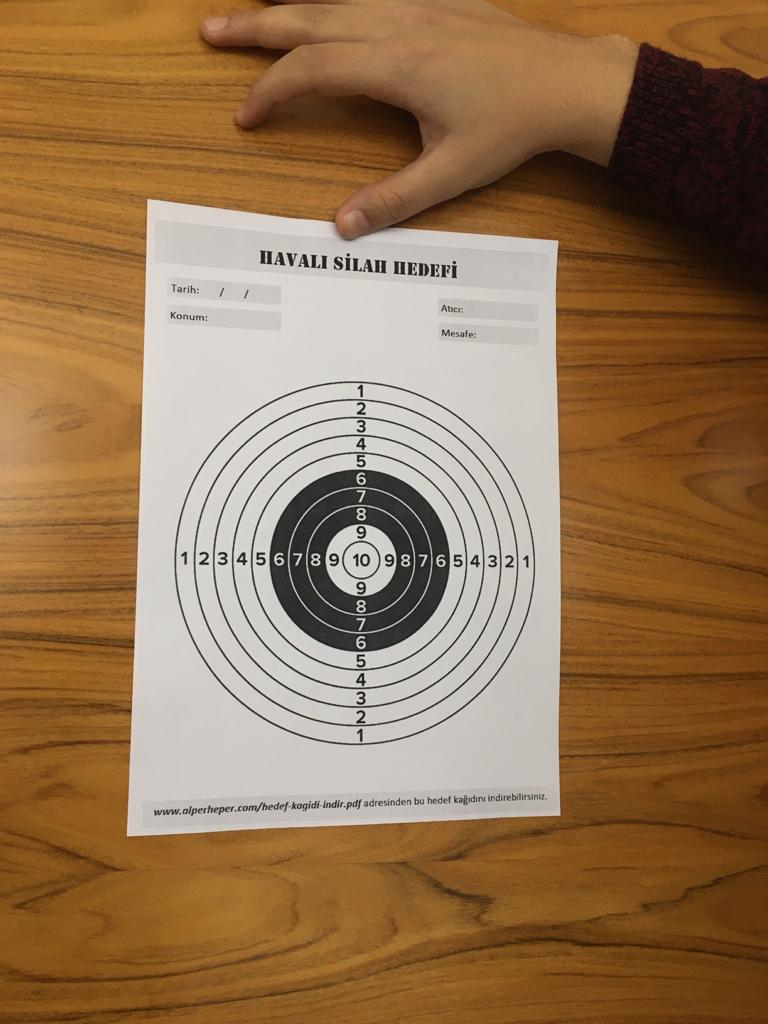
#> input picture target/1.jpeg, 768 x 1024 px
$ python sift.py   (older library calls are emulated)
#> lines starting #> are read from the running program, lines starting #| are printed output that depends on the picture
import cv2
import numpy as np

img = cv2.imread('target/1.jpeg')
#> img is the input picture: shape (1024, 768, 3); mean B, G, R 82.5, 116.3, 149
gray= cv2.cvtColor(img,cv2.COLOR_BGR2GRAY)
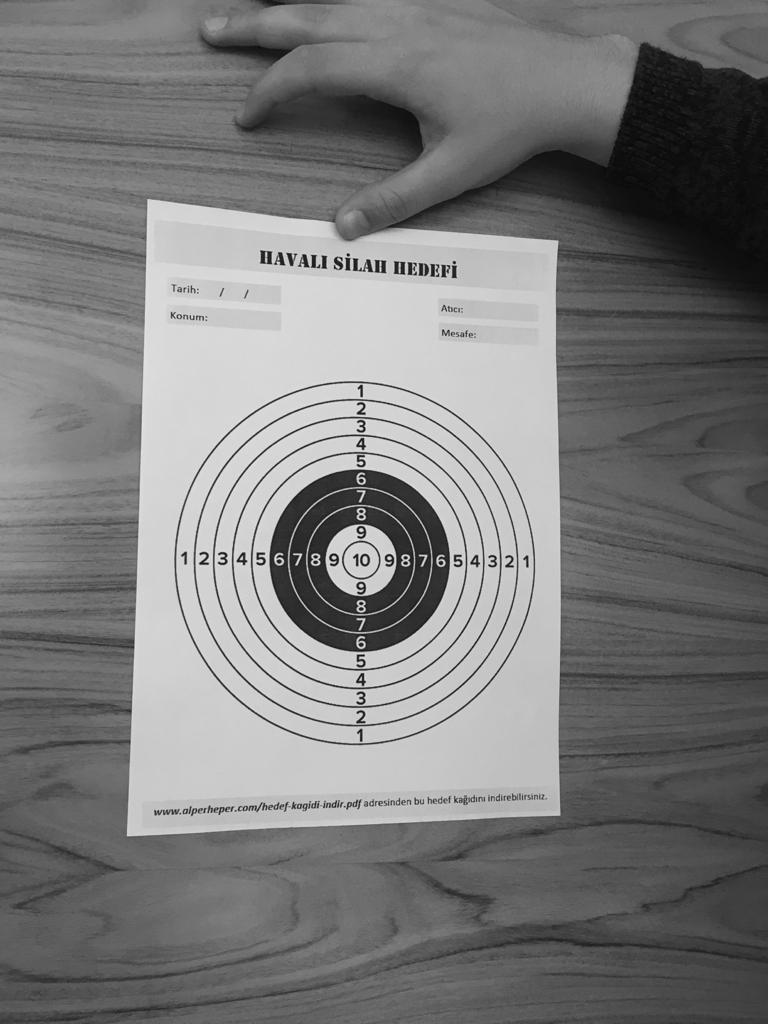
#> gray: shape (1024, 768); min 4, max 250, mean 122.2

sift = cv2.SIFT()
kp = sift.detect(gray,None)
#> kp = 880 keypoints; strongest (x, y, size): (348, 255, 1.9), (405, 558, 2), (389, 558, 2.3), (361, 511, 2)

img=cv2.drawKeypoints(gray,kp)
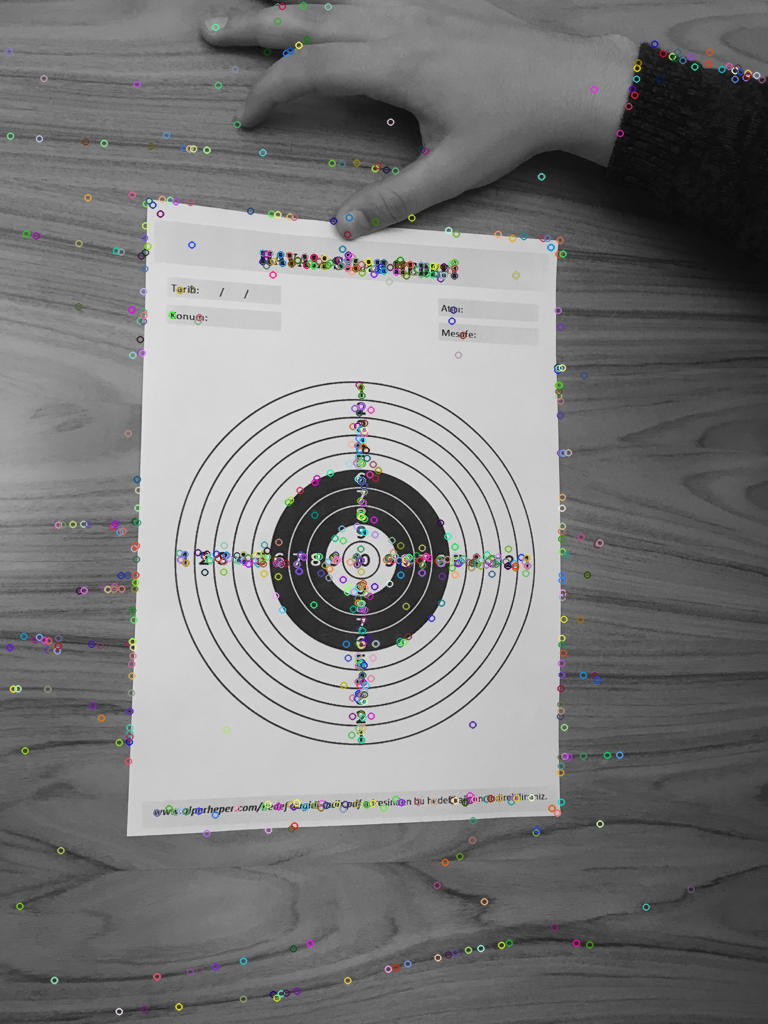
#> img: shape (1024, 768, 3); mean of channels 0, 1, 2 122.3, 122.3, 122.3; drawn as B, G, R

cv2.imwrite('sift_keypoints.jpg',img)

$ run again, with target/2.jpeg copied over target/1.jpeg
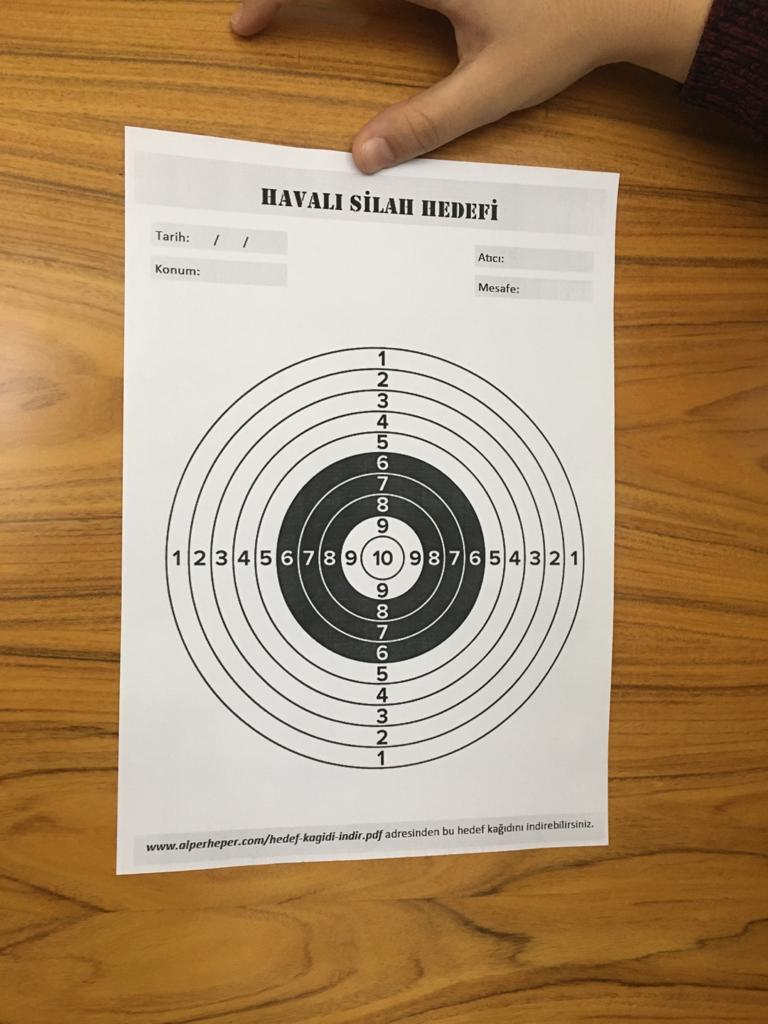
#> input picture target/2.jpeg, 768 x 1024 px
#> img is the input picture: shape (1024, 768, 3); mean B, G, R 109, 142.3, 170.5
#> `gray= cv2.cvtColor(img,cv2.COLOR_BGR2GRAY)`:
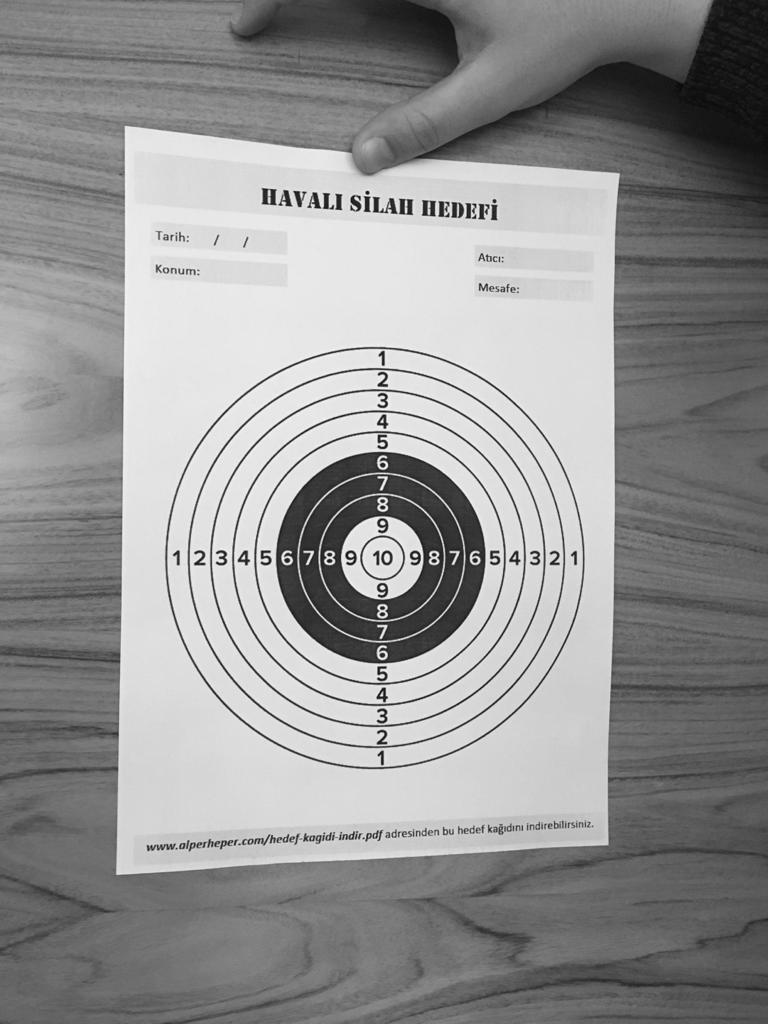
#> gray: shape (1024, 768); min 3, max 255, mean 146.9
#> kp = 1169 keypoints; strongest (x, y, size): (367, 192, 2.4), (382, 507, 2.5), (434, 555, 2.3), (351, 555, 2.7)
#> `img=cv2.drawKeypoints(gray,kp)`:
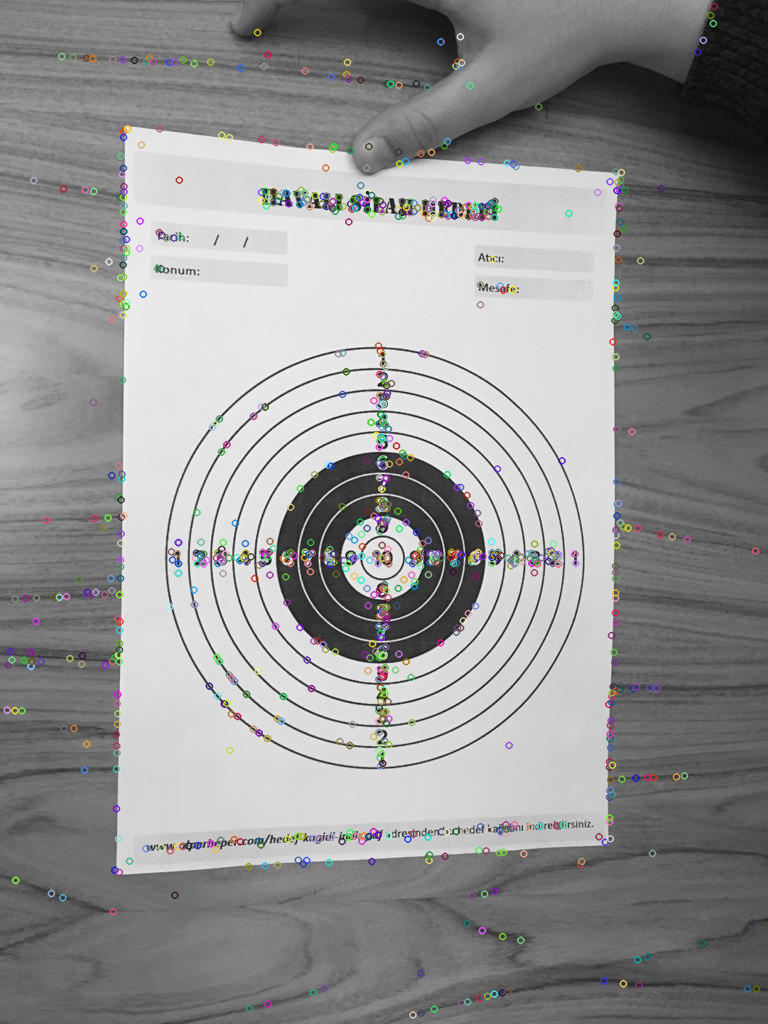
#> img: shape (1024, 768, 3); mean of channels 0, 1, 2 146.6, 146.6, 146.6; drawn as B, G, R

$ run again, with target/3.jpeg copied over target/1.jpeg
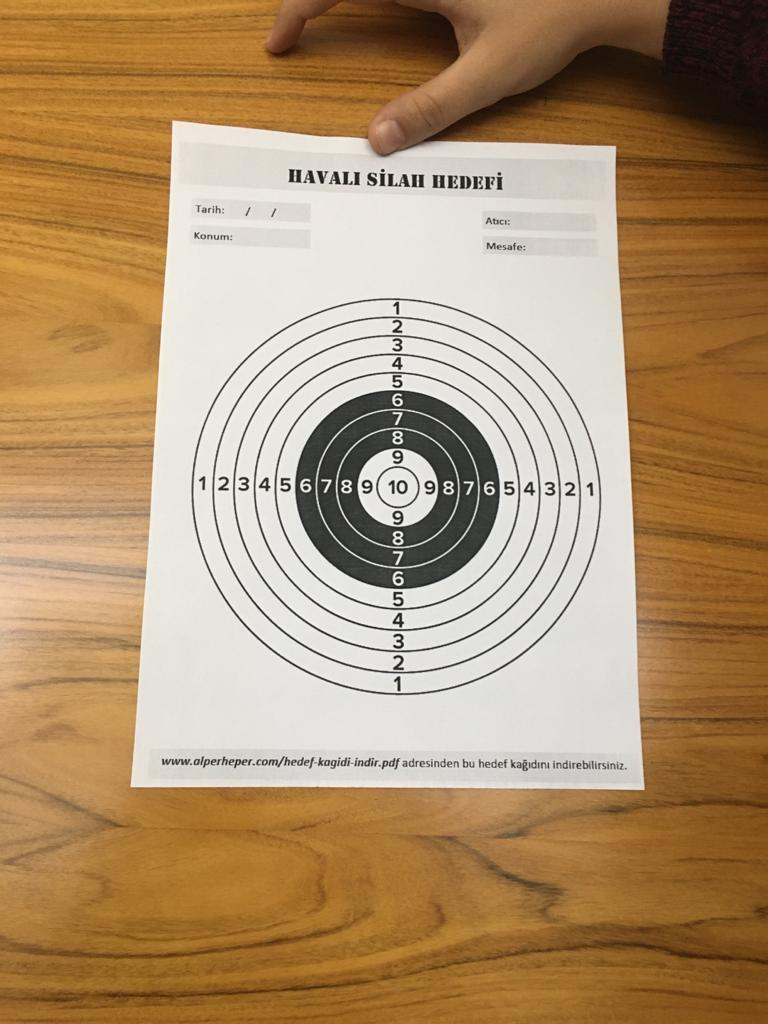
#> input picture target/3.jpeg, 768 x 1024 px
#> img is the input picture: shape (1024, 768, 3); mean B, G, R 110, 145.6, 175.2
#> `gray= cv2.cvtColor(img,cv2.COLOR_BGR2GRAY)`:
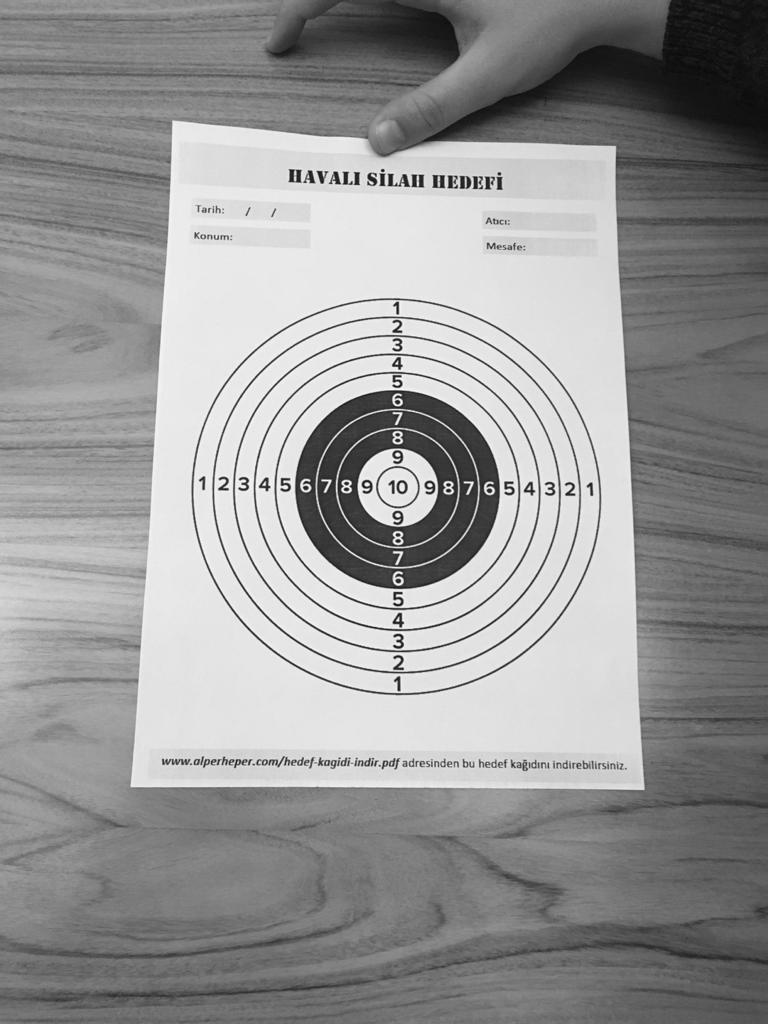
#> gray: shape (1024, 768); min 5, max 255, mean 150.4
#> kp = 1167 keypoints; strongest (x, y, size): (383, 170, 2), (397, 454, 2.5), (430, 485, 2.6), (398, 541, 2.4)
#> `img=cv2.drawKeypoints(gray,kp)`:
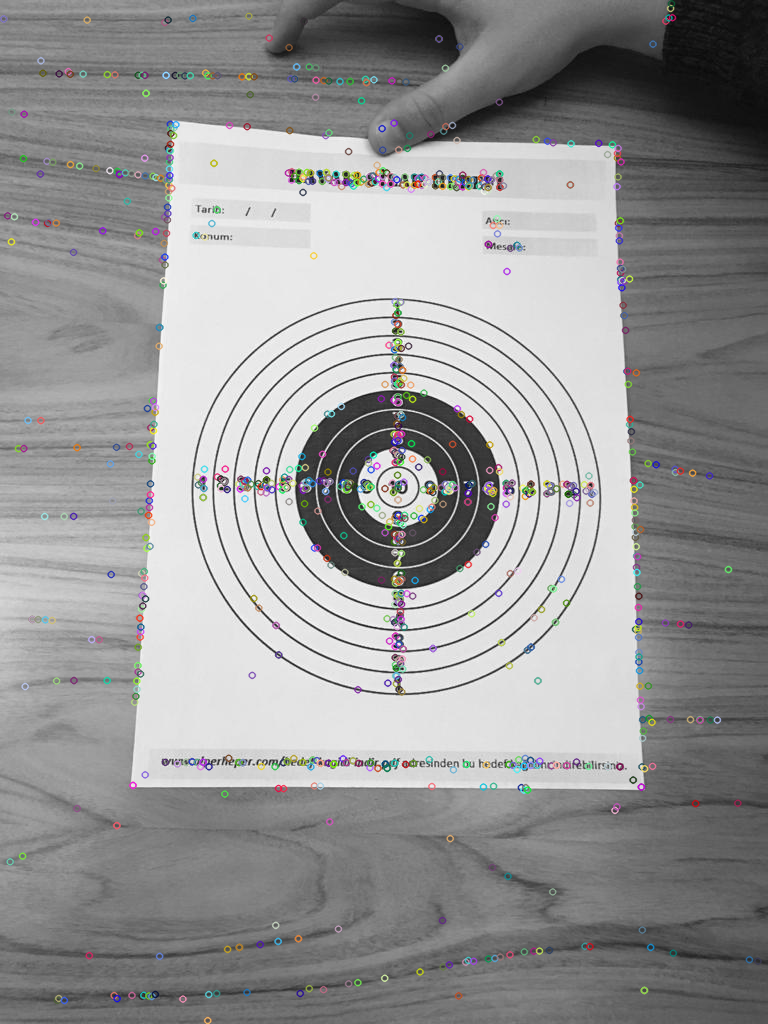
#> img: shape (1024, 768, 3); mean of channels 0, 1, 2 150, 149.9, 150; drawn as B, G, R

$ run again, with target/4.jpeg copied over target/1.jpeg
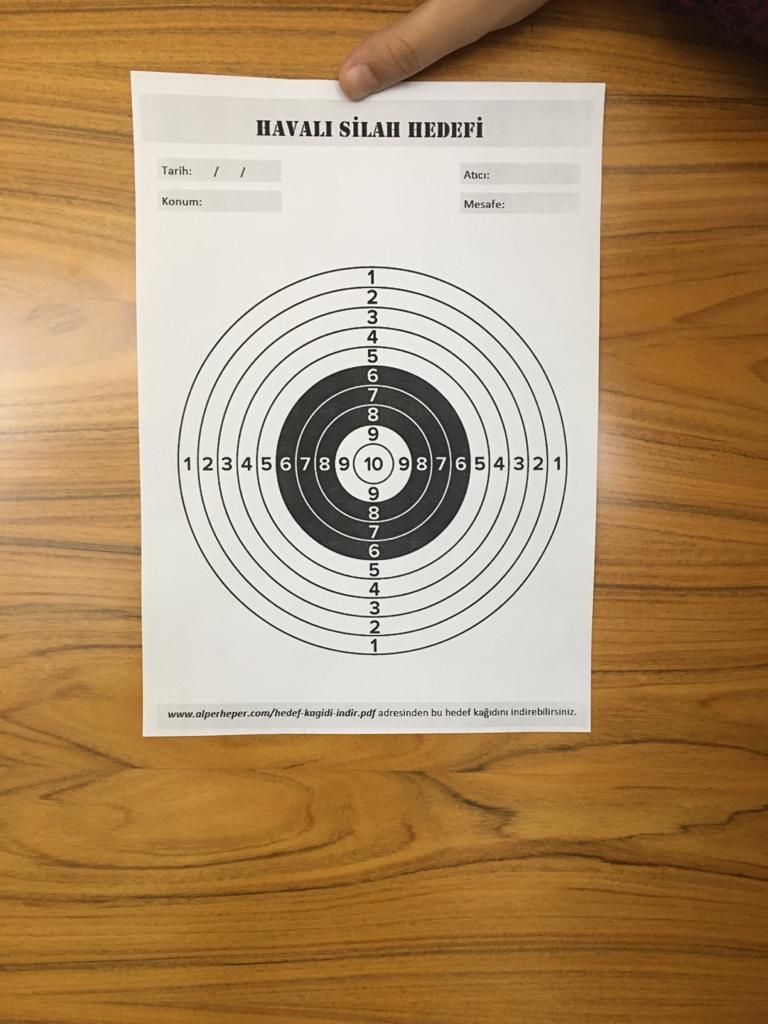
#> input picture target/4.jpeg, 768 x 1024 px
#> img is the input picture: shape (1024, 768, 3); mean B, G, R 106.7, 144.1, 174.6
#> `gray= cv2.cvtColor(img,cv2.COLOR_BGR2GRAY)`:
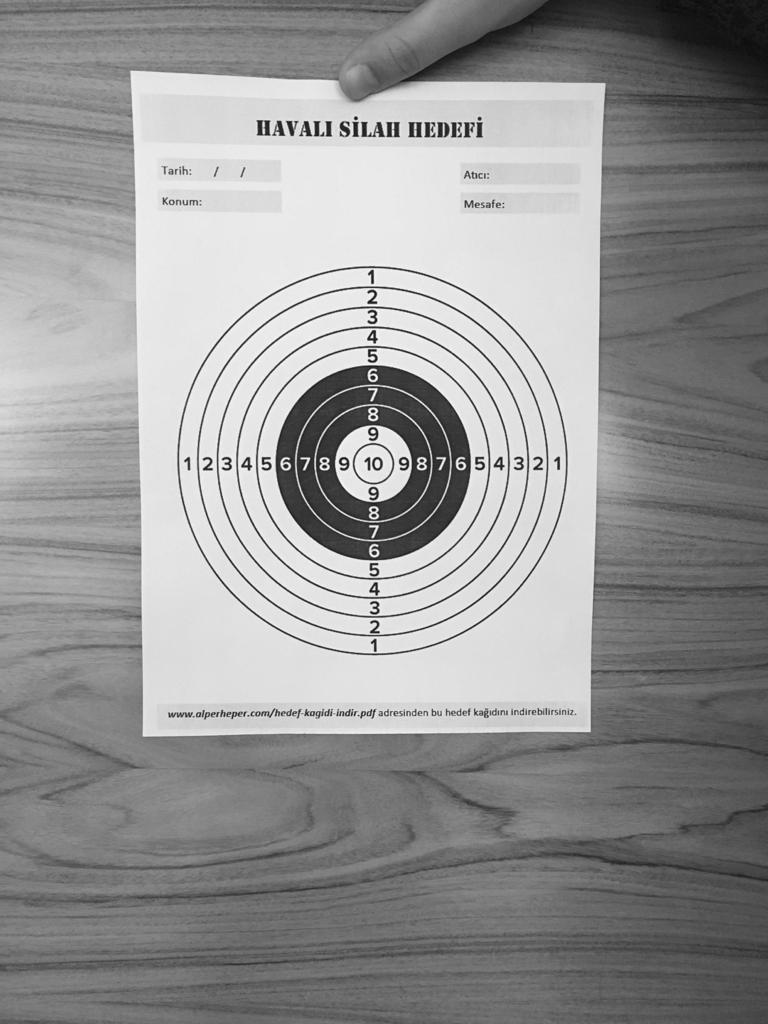
#> gray: shape (1024, 768); min 1, max 255, mean 149
#> kp = 1054 keypoints; strongest (x, y, size): (356, 118, 2.3), (344, 461, 2.5), (373, 431, 2.5), (374, 510, 2.1)
#> `img=cv2.drawKeypoints(gray,kp)`:
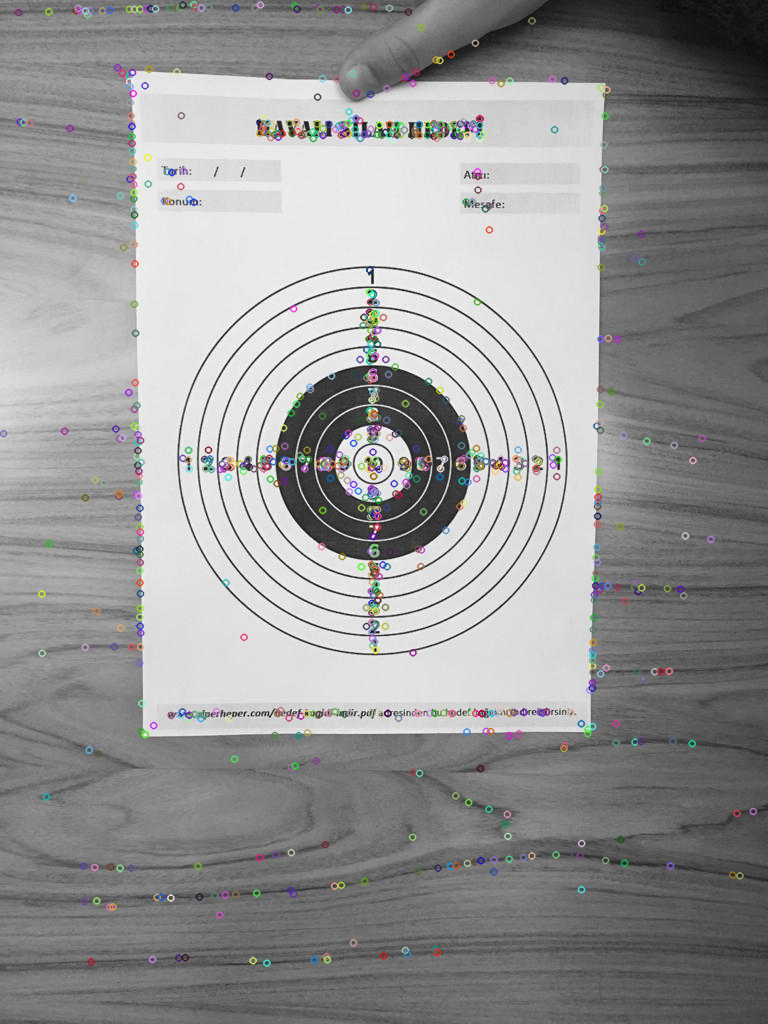
#> img: shape (1024, 768, 3); mean of channels 0, 1, 2 148.7, 148.7, 148.7; drawn as B, G, R
